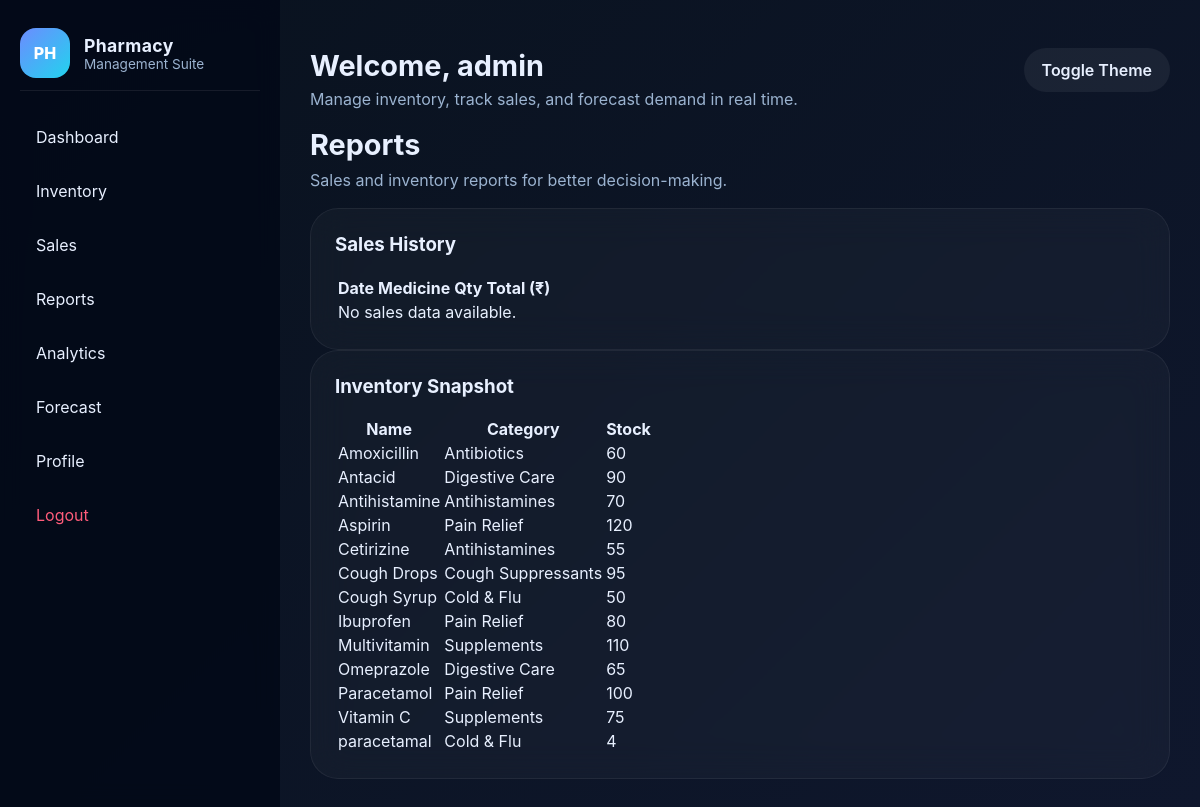
Screenshot of /reports (signed in) with the database file from the repository.
### app.py (models this page shows, shortened)
class User(UserMixin, db.Model):
    id = db.Column(db.Integer, primary_key=True)
    username = db.Column(db.String(150), unique=True, nullable=False)
    email = db.Column(db.String(150), unique=True, nullable=False)
    password_hash = db.Column(db.String(200), nullable=False)
    role = db.Column(db.String(50), default='Pharmacist')
    created_at = db.Column(db.DateTime, default=datetime.utcnow)

class Medicine(db.Model):
    id = db.Column(db.Integer, primary_key=True)
    name = db.Column(db.String(200), nullable=False)
    category = db.Column(db.String(120), nullable=False)
    quantity = db.Column(db.Integer, nullable=False, default=0)
    price = db.Column(db.Float, nullable=False)
    description = db.Column(db.String(400))
    uses = db.Column(db.String(500), nullable=True)
    image_url = db.Column(db.String(300), nullable=True, default='https://via.placeholder.com/150')
    emoji = db.Column(db.String(50), nullable=True, default='💊')

### app.py (the view)
@app.route('/reports')
@login_required
def reports():
    sales = Sale.query.order_by(Sale.sold_at.desc()).all()
    medicines = Medicine.query.order_by(Medicine.name).all()
    return render_template('reports.html', sales=sales, medicines=medicines)

### app.py (called while the page is built)
@login_manager.user_loader
def load_user(user_id):
    return User.query.get(int(user_id))

### templates/reports.html
{% extends 'base.html' %}
{% block content %}
<div class="section-header">
    <h2>Reports</h2>
    <p>Sales and inventory reports for better decision-making.</p>
</div>
<div class="panel-card">
    <h3>Sales History</h3>
    <table>
        <thead>
            <tr><th>Date</th><th>Medicine</th><th>Qty</th><th>Total (₹)</th></tr>
        </thead>
        <tbody>
            {% for sale in sales %}
            <tr>
                <td>{{ sale.sold_at.strftime('%Y-%m-%d %H:%M') }}</td>
                <td>{{ sale.medicine.name }}</td>
                <td>{{ sale.quantity }}</td>
                <td>₹{{ '{:.2f}'.format(sale.total) }}</td>
            </tr>
            {% else %}
            <tr><td colspan="4">No sales data available.</td></tr>
            {% endfor %}
        </tbody>
    </table>
</div>
<div class="panel-card">
    <h3>Inventory Snapshot</h3>
    <table>
        <thead>
            <tr><th>Name</th><th>Category</th><th>Stock</th></tr>
        </thead>
        <tbody>
            {% for item in medicines %}
            <tr>
                <td>{{ item.name }}</td>
                <td>{{ item.category }}</td>
                <td>{{ item.quantity }}</td>
            </tr>
            {% else %}
            <tr><td colspan="3">Inventory list is empty.</td></tr>
            {% endfor %}
        </tbody>
    </table>
</div>
{% endblock %}

### templates/base.html (shortened to what this page needs)
<!DOCTYPE html>
<html lang="en">
<head>
    <link rel="stylesheet" href="/static/css/style.css" />
</head>
<body>
    {% macro render_content_area() %}
        {% block content %}{% endblock %}
    {% endmacro %}
    {% if current_user.is_authenticated %}
    <div class="app-shell">
        <aside class="sidebar">
            <div class="brand">
                <div class="brand-icon">PH</div>
                <div>
                    <h1>Pharmacy</h1>
                    <p>Management Suite</p>
                </div>
            </div>
            <nav>
                <a href="{{ url_for('dashboard') }}" class="nav-link">Dashboard</a>
                <a href="{{ url_for('inventory') }}" class="nav-link">Inventory</a>
                <a href="{{ url_for('sales') }}" class="nav-link">Sales</a>
                <a href="{{ url_for('reports') }}" class="nav-link">Reports</a>
                <a href="{{ url_for('analytics') }}" class="nav-link">Analytics</a>
                <a href="{{ url_for('forecast') }}" class="nav-link">Forecast</a>
                <a href="{{ url_for('profile') }}" class="nav-link">Profile</a>
                <a href="{{ url_for('logout') }}" class="nav-link sign-out">Logout</a>
            </nav>
        </aside>
        <main class="main-content">
            <header class="topbar">
                <div>
                    <h2>Welcome, {{ current_user.username }}</h2>
                    <p>Manage inventory, track sales, and forecast demand in real time.</p>
                </div>
                <button id="toggleTheme" class="btn btn-clear">Toggle Theme</button>
            </header>
            <section class="page-content">
                {{ render_content_area() }}
            </section>
        </main>
    </div>
    {% else %}
    <div class="page-auth auth-bg">
        <section class="page-content">
            {{ render_content_area() }}
        </section>
    </div>
    {% endif %}
</body>
</html>

### static/css/style.css (style rules this page uses)
:root { --bg:#070b1f; --surface:#0f172d; --surface-alt:#14223b; --text:#e8f0ff; --muted:#9bb3d0; --accent:#6c8cff; --accent-2:#22d3ee; --danger:#ff5c7a; --success:#4ade80; --border:rgba(255,255,255,.08); }
html,body { margin:0;padding:0;font-family:Inter,system-ui,Segoe UI,Roboto,Helvetica,Arial,sans-serif;background:linear-gradient(135deg,#09121e,#0f172d);color:var(--text);min-height:100%; }
body { overflow-x:hidden; }
* { box-sizing:border-box; }
button,input,select,textarea { font:inherit; }
.app-shell { display:grid;grid-template-columns:280px 1fr;min-height:100vh; }
.sidebar { background:rgba(4,10,25,.95);backdrop-filter:blur(12px);padding:28px 20px;display:flex;flex-direction:column;gap:24px; }
.brand { display:flex;align-items:center;gap:14px;padding-bottom:12px;border-bottom:1px solid var(--border); }
.brand-icon { width:50px;height:50px;border-radius:16px;display:grid;place-items:center;background:linear-gradient(135deg,var(--accent),var(--accent-2));font-weight:800;color:#fff; }
.sidebar h1 { margin:0;font-size:1.1rem;letter-spacing:.02em; }
.sidebar p { margin:0;font-size:.85rem;color:var(--muted); }
nav { display:flex;flex-direction:column;gap:10px; }
.nav-link { display:block;padding:12px 16px;border-radius:14px;color:var(--text);text-decoration:none;transition:transform .2s ease, background .2s ease; }
.sign-out { margin-top:auto;color:var(--danger); }
.main-content { padding:30px; }
.topbar { display:flex;justify-content:space-between;align-items:flex-start;gap:14px;padding:18px 0; }
.topbar h2 { margin:0;font-size:1.8rem; }
.topbar p { margin:6px 0 0;color:var(--muted); }
.btn { border:none;cursor:pointer;border-radius:999px;padding:12px 18px;font-weight:600;transition:transform .2s ease, box-shadow .2s ease; }
.btn-clear { background:rgba(255,255,255,.06);color:var(--text); }
.panel-card { padding:24px;border-radius:28px;background:rgba(255,255,255,.03);border:1px solid rgba(255,255,255,.06);backdrop-filter:blur(18px); }
.panel-card h3 { margin-top:0; }
.section-header { margin-bottom:18px; }
.section-header h2 { margin:0;font-size:1.8rem; }
.section-header p { margin:8px 0 0;color:var(--muted); }

### rows the page displays
User: username "admin"
Medicine: name "Amoxicillin", category "Antibiotics", quantity "60"
Medicine: name "Antacid", category "Digestive Care", quantity "90"
Medicine: name "Antihistamine", category "Antihistamines", quantity "70"
Medicine: name "Aspirin", category "Pain Relief", quantity "120"
Medicine: name "Cetirizine", category "Antihistamines", quantity "55"
Medicine: name "Cough Drops", category "Cough Suppressants", quantity "95"
Medicine: name "Cough Syrup", category "Cold & Flu", quantity "50"
Medicine: name "Ibuprofen", category "Pain Relief", quantity "80"
Medicine: name "Multivitamin", category "Supplements", quantity "110"
Medicine: name "Omeprazole", category "Digestive Care", quantity "65"
Medicine: name "Paracetamol", category "Pain Relief", quantity "100"
Medicine: name "Vitamin C", category "Supplements", quantity "75"
Medicine: name "paracetamal", category "Cold & Flu", quantity "4"
